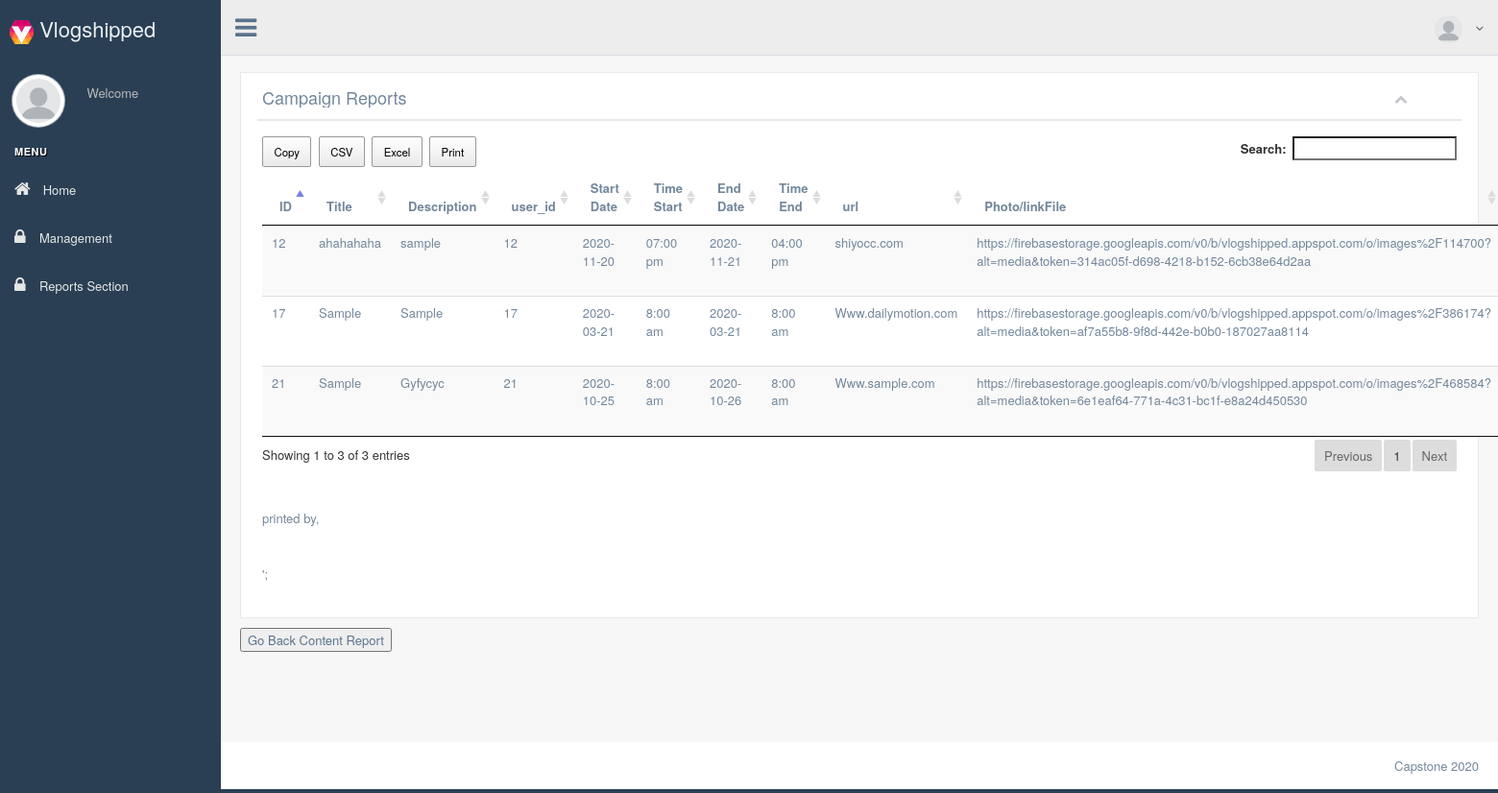
Screenshot of /view/reports/campaignReport.php (signed in) with the database file from the repository.
### tables this page shows
CREATE TABLE `campaign` (
  `id` int(11) NOT NULL,
  `title` varchar(255) NOT NULL,
  `start_date` varchar(255) NOT NULL,
  `start_time` varchar(255) NOT NULL,
  `end_date` varchar(255) NOT NULL,
  `end_time` varchar(255) NOT NULL,
  `product_url` varchar(255) NOT NULL,
  `photo_url` varchar(255) NOT NULL,
  `description` varchar(255) NOT NULL,
  `user_id` int(11) NOT NULL,
  `created_at` timestamp NOT NULL DEFAULT CURRENT_TIMESTAMP,
  `updated_at` timestamp NOT NULL DEFAULT CURRENT_TIMESTAMP
);

CREATE TABLE `users` (
  `id` int(11) NOT NULL,
  `user_type` int(11) NOT NULL,
  `user_status` int(11) NOT NULL,
  `email_address` varchar(255) NOT NULL,
  `profile_picture` varchar(255) DEFAULT NULL,
  `password` varchar(255) NOT NULL,
  `company_name` varchar(255) NOT NULL,
  `first_name` varchar(255) NOT NULL,
  `last_name` varchar(255) NOT NULL,
  `category` varchar(255) NOT NULL,
  `gender` varchar(255) NOT NULL,
  `birthday` varchar(255) NOT NULL,
  `mobile_number` varchar(255) NOT NULL,
  `website` varchar(255) NOT NULL,
  `description` varchar(255) NOT NULL,
  `created_at` timestamp NOT NULL DEFAULT CURRENT_TIMESTAMP,
  `updated_at` timestamp NOT NULL DEFAULT CURRENT_TIMESTAMP
);

### model/campaignModel.php (called while the page is built, shortened)
<?php
require 'db/dbhelper.php';
Class Campaign extends DBHelper{
    private $table = 'campaign';
    function __construct(){
        return DBHelper::__construct();
    }
 function getAllCam(){
     return DBHelper::getAllCampaign($this->table);
 }
}

### db_class.php (called while the page is built, shortened)
<?php
	class MYDB
	{
		static $hostname = "localhost";
		static $dbname = "vlogshipped";
		static $username  = "root";
		static $password = "";
		public static function query($sql, $params=array(), $transaction)
		{
			$rows = array();
			try
			{
				$db = new PDO("mysql:host=". self::$hostname ."; dbname=". self::$dbname,  self::$username,  self::$password);
				$db->setAttribute(PDO::ATTR_ERRMODE, PDO::ERRMODE_EXCEPTION);
				$cmd = $db->prepare($sql);
				$cmd->execute($params);
				if($transaction == "SELECT")
					$rows = $cmd->fetchAll();
				else
					$rows = $db->lastInsertId();
			}
			catch(PDOException $e)
			{
				echo $e->getMessage();
			}
			return $rows;
		}
	}
?>

### model/db/DBHelper.php (called while the page is built, shortened)
<?php
Class DBHelper{
		private $hostname='localhost';
		private $username='root';
		private $password='';
		private $database='vlogshipped';
		private $conn;
function __construct(){
    try{
        $this->conn=new PDO("mysql:host=$this->hostname;dbname=$this->database",$this->username,$this->password);
    }catch(PDOException $e){ echo $e->getMessage();}
}
    function getAllCampaign($table){
        $sql="SELECT *, campaign.description as descrip, campaign.id as campaign_id FROM $table LEFT JOIN users on campaign.user_id = users.id";
        try{
            $stmt=$this->conn->prepare($sql);
            $stmt->execute();
            $rows=$stmt->fetchAll(PDO::FETCH_ASSOC);
        }catch(PDOException $e){ echo $e->getMessage();}
        return $rows;
    }
}

### view/reports/campaignReport.php (the view, shortened to what this page needs)
<?php
	require_once("../../db_class.php");
	$id = $_SESSION["username"];
	$exist_user = MYDB::query(
															"select
																*
															from
																admin
															where
																username = ? "
															,
															array($id)
															,
															"SELECT"
														);
?>
<!DOCTYPE html>
<html lang="en">
<head>
	<link rel="stylesheet" href="../assets/css/bs.css">
	<link rel="stylesheet" href="../assets/css/fa.css">
	<link rel="stylesheet" href="../assets/css/progress.css">
	<link rel="stylesheet" href="../assets/css/green.css">
	<link rel="stylesheet" href="../assets/css/animate.css">
	<link rel="stylesheet" href="../assets/css/custom.css">
	<link rel="stylesheet" href="../assets/css/jquery.dataTables.min.css">
	<link rel="stylesheet" href="../assets/css/buttons.dataTables.min.css"> </head>
<body class="nav-md" ng-app="myApp">
	<div class="container body" ng-controller="myCtrl">
		<div class="main_container">
			<div class="col-md-3 left_col menu_fixed">
				<div class="left_col scroll-view">
					<div class="navbar nav_title" style="border: 0;">
						<a href="#" class="site_title"><img src="../image/locker.png" width="25" height="25"> <span>Vlogshipped</span></a>
					</div>
					<div class="profile clearfix">
						<div class="profile_pic"> <img src="../image/blank.png" alt="Avatar" class="img-circle profile_img"> </div>
						<?php
						echo"<div class='profile_info'> <span>Welcome </span> <h2>{$fname} {$lname}</h2> </div>";
						?>
						<div class="clearfix"></div>
					</div>
					<br />
					<div id="sidebar-menu" class=" main_menu_side hidden-print main_menu" style="color:aliceblue;">
						<div class="menu_section">
							<h3>Menu</h3>
							<ul class="nav side-menu">
							<li> <a href="../home.php"><i class="fa fa-home"></i> Home </a> </li>
							<li class="dropdown">
              				<a href="#" class="dropdown-toggle" data-toggle="dropdown" role="button" aria-haspopup="true" aria-expanded="false"><i class="fa fa-lock"></i>Management</a>
           					 </li>
								<li class="dropdown">
              				<a href="#" class="dropdown-toggle" data-toggle="dropdown" role="button" aria-haspopup="true" aria-expanded="false"><i class="fa fa-lock"></i>Reports Section</a>
							</ul>
						</div>
					</div>
				</div>
			</div>
			<div class="top_nav">
				<div class="nav_menu">
					<nav>
						<div class="nav toggle"> <a id="menu_toggle"><i class="fa fa-bars"></i></a> </div>
						<ul class="nav navbar-nav navbar-right">
							<li class="">
							<?php
								echo "<a href='javascript:;' class='user-profile dropdown-toggle' data-toggle='dropdown'aria-expanded='false'> <img src='../image/blank.png' alt='Avatar'> {$fname} <span class='fa fa-angle-down'></span> </a>";
							?>
							</li>
						</ul>
					</nav>
				</div>
			</div>
			<?php
			require '../../model/campaignModel.php';
			$student = new Campaign();
			$cam=$student->getAllCam();
			?>
			<div class="right_col" role="main">
				<div class="">
					<div class="page-title">
					</div>
				</div>
				<div class="row">
					<div class="col-md-12">
						<div class="x_panel">
							<div class="x_title">
								<h2> Campaign Reports</h2>
								<ul class="nav navbar-right panel_toolbox">
									<li><a class="collapse-link"><i class="fa fa-chevron-up"></i></a> </li>
								</ul>
								<div class="clearfix">
                                </div>
							</div>
							<div class="x_content">
								<div class="col-md-3 col-sm-3 col-xs-6">
                                </div>
								<table class="table table-striped projects" id="datatable-buttons" style="overflow-x:auto;">
									<thead>
										<tr>
                                            <th> ID </th>
                                            <th> Title </th>
                                            <th>Description</th>
                                            <th>user_id</th>
                                            <th>Start Date</th>
                                            <th> Time Start</th>
                                            <th>End Date</th>
                                            <th> Time End</th>
                                            <th> url</th>
                                            <th> Photo/linkFile</th>
										</tr>
									</thead>
									<tbody>
									    <?php foreach($cam as $x): ?>
										<tr>
                                            <td><?php echo $x['id'];?></td>
                                            <td><?php echo $x['title'];?></td>
                                            <td><?php echo $x['descrip'];?></td>
                                            <td><?php echo $x['user_id'];?></td>
                                            <td><?php echo $x['start_date'];?></td>
											<td><?php echo $x['start_time'];?></td>
                                            <td><?php echo $x['end_date'];?></td>
                                            <td><?php echo $x['end_time'];?></td>
											<td><?php echo $x['product_url'];?></td>
											<td><?php echo $x['photo_url'];?></td>
										</tr>
										<?php endforeach?>
									</tbody>
								</table>
								<table  class="table table-striped projects" id="datatable-buttons"><?php  echo"<div class=' dataTables_wrapper'>printed by{$fname},{$lname}  </div>'; "?> </table>
                            </div>
						</div>
						<button class="btn-btn-primary"><a href="contentReport.php">Go Back Content Report</a></button>
                    </div>
				</div>
            </div>
			<footer>
				<div class="pull-right"> Capstone 2020 </div>
				<div class="clearfix"></div>
			</footer>
		</div>
	</div>
</body>
</html>

### view/assets/css/fa.css (style rules this page uses)
.fa { display:inline-block;font:normal normal normal 14px/1 FontAwesome;font-size:inherit;text-rendering:auto;-webkit-font-smoothing:antialiased;-moz-osx-font-smoothing:grayscale }
.pull-right { float:right }
.fa-home:before { content:"\f015" }
.fa-lock:before { content:"\f023" }
.fa-chevron-up:before { content:"\f077" }
.fa-navicon:before,.fa-reorder:before,.fa-bars:before { content:"\f0c9" }
.fa-angle-down:before { content:"\f107" }

### view/reports/campaignReport.php (style rules this page uses)
div.dataTables_wrapper { margin-bottom: 3em; }

### rows the page displays
campaign: user "17", title "Sample", description "Sample", start_date "2020-03-21", start_time "8:00 am", end_date "2020-03-21", end_time "8:00 am", product_url "Www.dailymotion.com", photo_url "https://firebasestorage.googleapis.com/v0/b/vlogshipped.appspot.com/o/images%2F386174?alt=media&token=af7a55b8-9f8d-442e-b0b0-187027aa8114"
campaign: user "21", title "Sample", description "Gyfycyc", start_date "2020-10-25", start_time "8:00 am", end_date "2020-10-26", end_time "8:00 am", product_url "Www.sample.com", photo_url "https://firebasestorage.googleapis.com/v0/b/vlogshipped.appspot.com/o/images%2F468584?alt=media&token=6e1eaf64-771a-4c31-bc1f-e8a24d450530"
campaign: user "12", title "ahahahaha", description "sample", start_date "2020-11-20", start_time "07:00 pm", end_date "2020-11-21", end_time "04:00 pm", product_url "shiyocc.com", photo_url "https://firebasestorage.googleapis.com/v0/b/vlogshipped.appspot.com/o/images%2F114700?alt=media&token=314ac05f-d698-4218-b152-6cb38e64d2aa"
